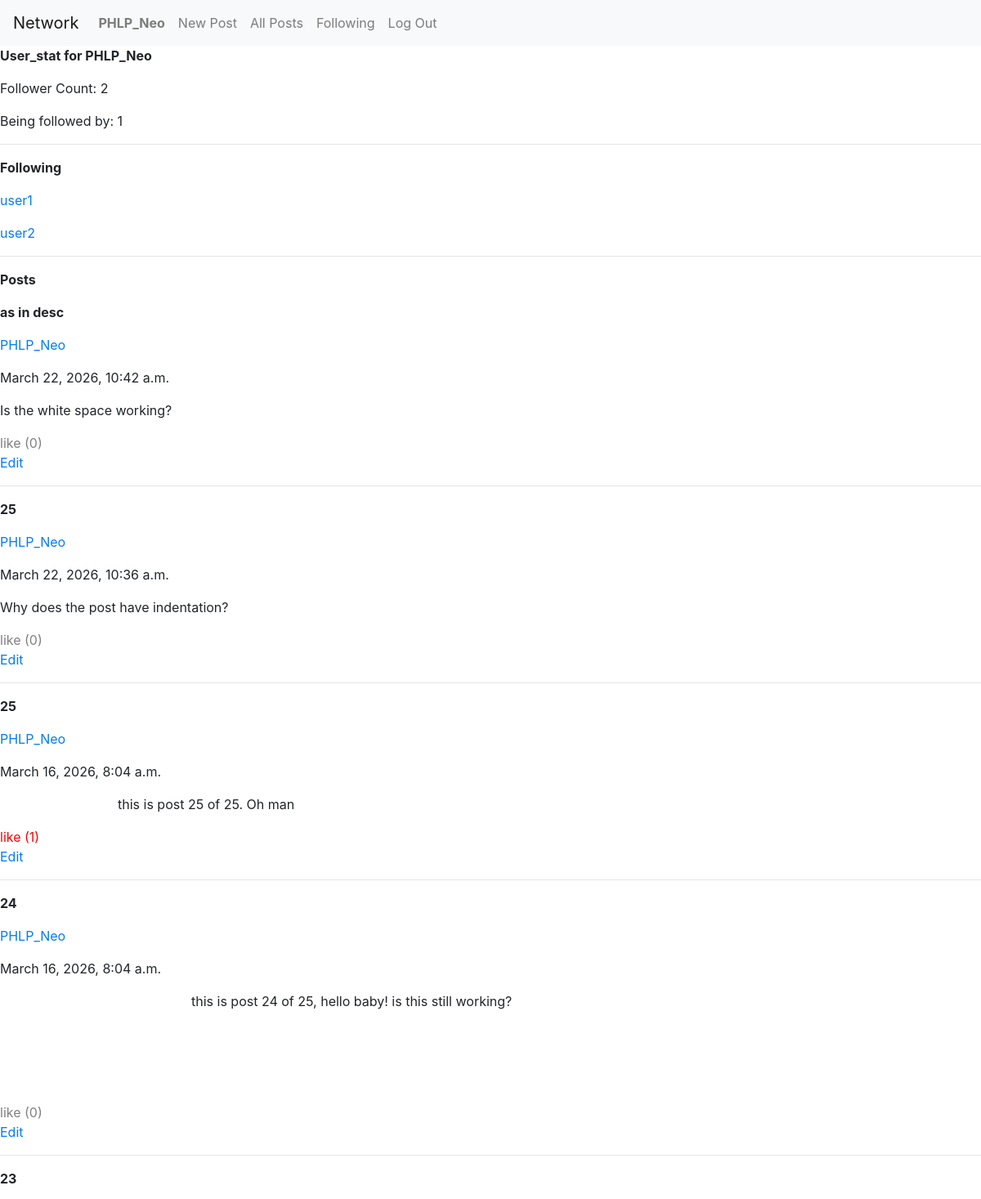
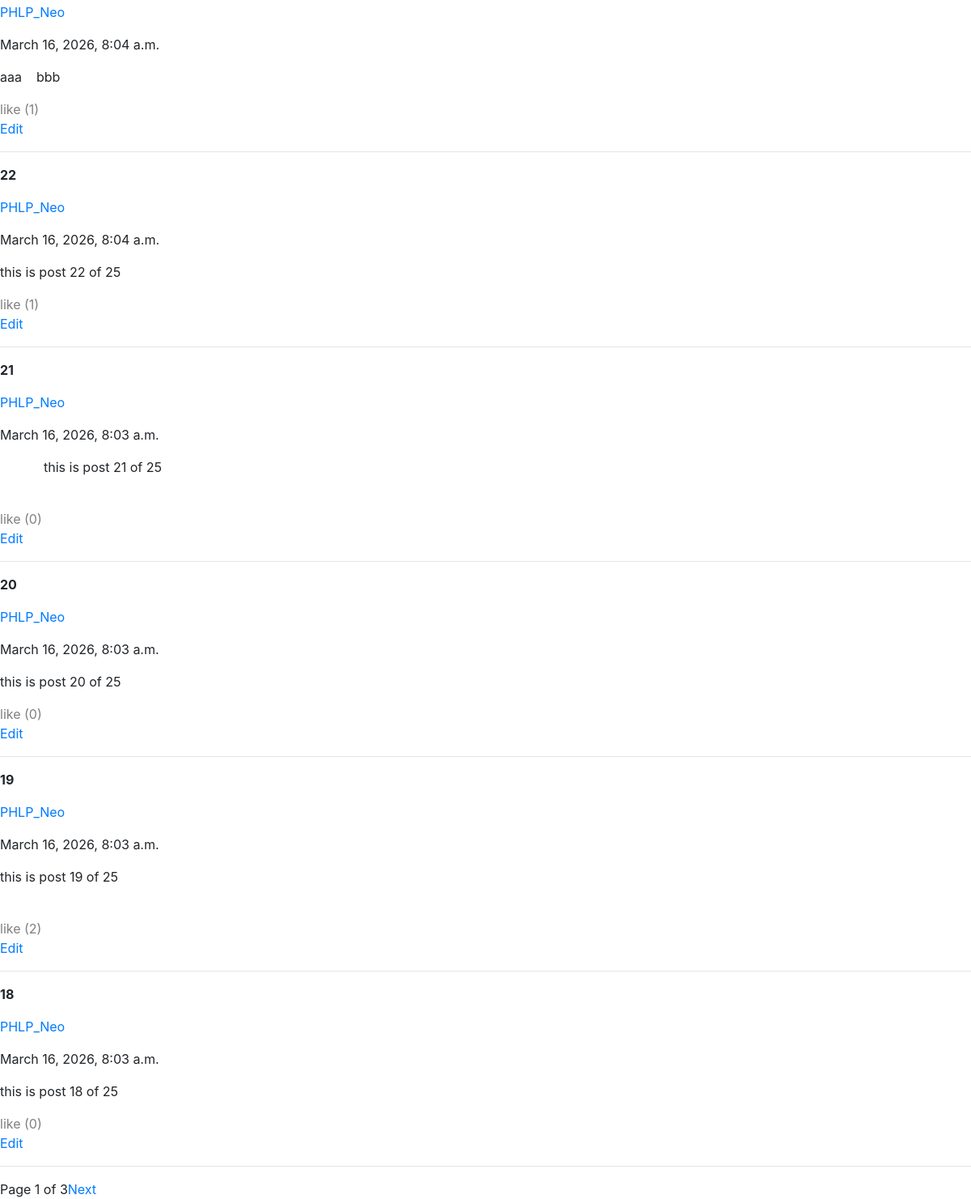
The app's page /user/2 (signed in) with its own data (2 pictures, top to bottom).
### network/models.py (models this page shows, shortened)
class User(AbstractUser):
    following = models.ManyToManyField("User", related_name="followed_by")

class Post_listing(models.Model):
    title = models.CharField(max_length=64)
    body = models.TextField()
    owner = models.ForeignKey("User", related_name='owner_post', on_delete=models.CASCADE)
    timestamp = models.DateTimeField(auto_now_add=True)
    likes = models.IntegerField()
    liked_person = models.ManyToManyField("User", related_name="like_received")

### network/views.py (the view)
# urls.py: path("user/<str:user_id>",views.userstats, name="userstats"),
@login_required(login_url="/login?s=t")
def userstats(request,user_id):
    user_post = Post_listing.objects.filter(owner=user_id).order_by("-timestamp")
    p = Paginator(user_post, 10)
    page_no = request.GET.get("page")
    current_page = p.get_page(page_no)
    target_user = User.objects.get(id=user_id)
    user_exist = False
    if request.user.following.filter(pk=target_user.id).exists():
        user_exist = True
    following_list = list(target_user.following.all())
    followed_by_list = list(target_user.followed_by.all())
    following_count = len(following_list)
    followed_by_count = len(followed_by_list)
    return render(request, "network/userstats.html",{
        "request_user":request.user,
        "viewing_user": target_user,
        "posts":current_page,
        "following":user_exist,
        "followings": following_list,
        "follow_count":following_count,
        "followed_count":followed_by_count
    })

### network/templates/network/userstats.html (shortened to what this page needs)
{% extends "network/layout.html" %}
{% block body %}
    <p><b>User_stat for {{ viewing_user.username }}</b></p>
    <p>Follower Count: {{follow_count}}</p>
    <p>Being followed by: {{followed_count}}</p>
    <hr>
    <p><b>Following</b></p>
    {% for user in followings %}
        <p><a href="{% url 'userstats' user.id %}">{{user.username}}</a></p>
    {% empty %}
        <p>Currently Empty</p>
    {% endfor %}
    <hr>
    <p><b>Posts</b></p>
    {% for post in posts %}
        <p><b>{{post.title}}</b></p>
        <p><a href="{% url 'userstats' post.owner.id %}">{{post.owner}}</a></p>
        <p>{{post.timestamp}}</p>
        <p class="post-content" data-post-id="{{ post.id }}">{{post.body}}</p>
        <a href="#" class="like_button {% if user in post.liked_person.all %}liked{% endif %}" data-post-id = "{{ post.id }}">
            like ({{ post.likes }})
        </a>
        {% if post.owner.id == request_user.id %}
            <div class='post-actions'>
                <a href="#" class="edit-btn" data-post-id="{{ post.id }}">
                    Edit
                </a>
            </div>
        {% endif %}
        <hr>
    {% empty %}
        <p>No Post</p>
        <hr>
    {%endfor%}
    <div class="pagination">
        <span>Page {{ posts.number }} of {{ posts.paginator.num_pages }}</span>
        {% if posts.has_next %}
        <a href="?page={{ posts.next_page_number }}">Next</a>
        {% endif %}
    </div>
{% endblock %}

### network/templates/network/layout.html (shortened to what this page needs)
{% load static %}
<!DOCTYPE html>
<html lang="en">
    <head>
        <link rel="stylesheet" href="https://stackpath.bootstrapcdn.com/bootstrap/4.4.1/css/bootstrap.min.css">
        <link href="{% static 'network/styles.css' %}" rel="stylesheet">
    </head>
    <body>
        <nav class="navbar navbar-expand-lg navbar-light bg-light">
            <a class="navbar-brand" href="#">Network</a>
            <div>
              <ul class="navbar-nav mr-auto">
                {% if user.is_authenticated %}
                    <li class="nav-item">
                        <a class="nav-link" href="{% url 'userstats' user.id %}"><strong>{{ user.username }}</strong></a>
                    </li>
                    <li class="nav-item">
                        <a class="nav-link" href="{% url 'new_post' %}">New Post</a>
                    </li>
                {% endif %}
                <li class="nav-item">
                  <a class="nav-link" href="{% url 'index' %}">All Posts</a>
                </li>
                {% if user.is_authenticated %}
                    <li class="nav-item">
                        <a class="nav-link" href="{% url 'following' %}">Following</a>
                    </li>
                    <li class="nav-item">
                        <a class="nav-link" href="{% url 'logout' %}">Log Out</a>
                    </li>
                {% endif %}
              </ul>
            </div>
          </nav>
        <div class="body">
            {% block body %}
            {% endblock %}
        </div>
    </body>
</html>

### network/static/network/styles.css (style rules this page uses)
.like_button { color: gray; }
.like_button.liked { color: red; }
.post-content { white-space: pre-wrap; }

### records on screen
User: username "PHLP_Neo"
User: username "user1"
User: username "user2"
Post_listing: title "as in desc", owner "PHLP_Neo", timestamp "March 22, 2026, 10:42 a.m.", body "Is the white space working?", likes "0"
Post_listing: title "25", owner "PHLP_Neo", timestamp "March 22, 2026, 10:36 a.m.", body "Why does the post have indentation?", likes "0"
Post_listing: title "25", owner "PHLP_Neo", timestamp "March 16, 2026, 8:04 a.m.", body "this is post 25 of 25. Oh man", likes "1"
Post_listing: title "24", owner "PHLP_Neo", timestamp "March 16, 2026, 8:04 a.m.", body "this is post 24 of 25, hello baby! is this still working?", likes "0"
Post_listing: title "23", owner "PHLP_Neo", timestamp "March 16, 2026, 8:04 a.m.", body "aaa bbb", likes "1"
Post_listing: title "22", owner "PHLP_Neo", timestamp "March 16, 2026, 8:04 a.m.", body "this is post 22 of 25", likes "1"
Post_listing: title "21", owner "PHLP_Neo", timestamp "March 16, 2026, 8:03 a.m.", body "this is post 21 of 25", likes "0"
Post_listing: title "20", owner "PHLP_Neo", timestamp "March 16, 2026, 8:03 a.m.", body "this is post 20 of 25", likes "0"
Post_listing: title "19", owner "PHLP_Neo", timestamp "March 16, 2026, 8:03 a.m.", body "this is post 19 of 25", likes "2"
Post_listing: title "18", owner "PHLP_Neo", timestamp "March 16, 2026, 8:03 a.m.", body "this is post 18 of 25", likes "0"

### other values on screen
{{ follow_count }} "2"
{{ followed_count }} "1"
{{ posts.number }} "1"
{{ posts.paginator.num_pages }} "3"
